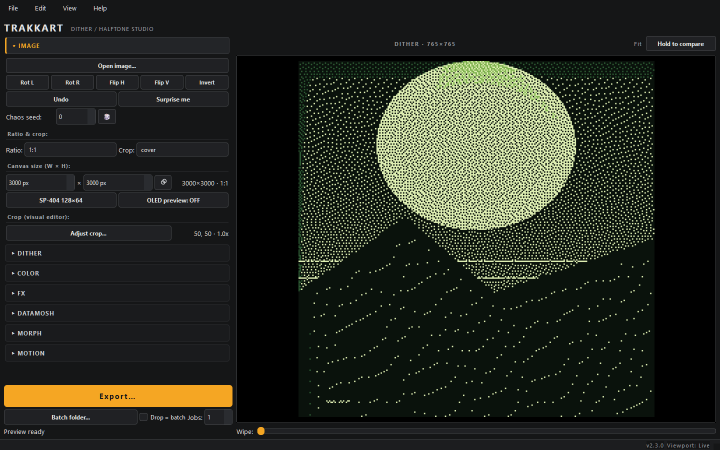
#> input picture docs/screenshots/main-window.png, 1440 x 900 px (shown at 1/2 size)
$ python make_slideshow.py
#> lines starting #> are read from the running program, lines starting #| are printed output that depends on the picture
"""Build TRAKKART promo slideshow MP4 from real screenshots + demo art."""
import os, subprocess
from PIL import Image, ImageDraw

REPO = os.path.dirname(os.path.dirname(os.path.abspath(__file__)))
OUT = os.path.join(REPO, "out", "video_promo")
os.makedirs(OUT, exist_ok=True)

W, H = 1920, 1080
def fit(img_path):
    im = Image.open(img_path).convert("RGB")
    im.thumbnail((W, H-220), Image.LANCZOS)
    return im

slides = [
    ("TRAKKART — cover-art studio offline", "docs/screenshots/main-window.png"),
    ("36 motores de dither", "docs/screenshots/dither-panel.png"),
    ("Color: paletas TRAKK + SOURCE", "out/v19_floyd.png"),
    ("FX + datamosh + particulas", "out/v19_dizzy.png"),
    ("Export bundle: PNG + GIF + MP4 + SVG", "docs/screenshots/export-dialog.png"),
    ("100% local. Sin cuentas. Sin subidas.", "out/v19_ostromoukhov.png"),
]

frames_dir = os.path.join(OUT, "frames")
os.makedirs(frames_dir, exist_ok=True)
paths = []
for i, (title, rel) in enumerate(slides):
    src = os.path.join(REPO, rel)
    canvas = Image.new("RGB", (W, H), (10, 8, 20))
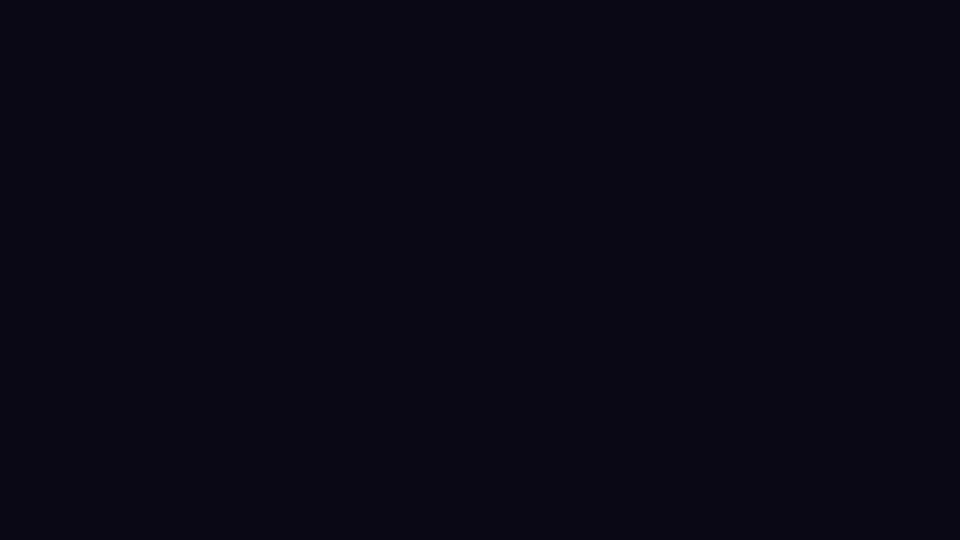
#> canvas: PIL image 1920x1080 RGB (shown at 1/2 size); mean R, G, B 10, 8, 20
    d = ImageDraw.Draw(canvas)
    d.text((80, 60), f"{i+1}/6  {title}", fill=(245, 166, 35))
    d.text((80, 990), "TRAKKART - ShardBeats TRAKK SUITE", fill=(150, 150, 150))
    if os.path.exists(src):
        im = fit(src)
#> in fit, im is the input picture: PIL image 1440x900 RGB; mean R, G, B 37.4, 40.6, 32.3
#> in fit, `im.thumbnail((W, H-220), Image.LANCZOS)`:
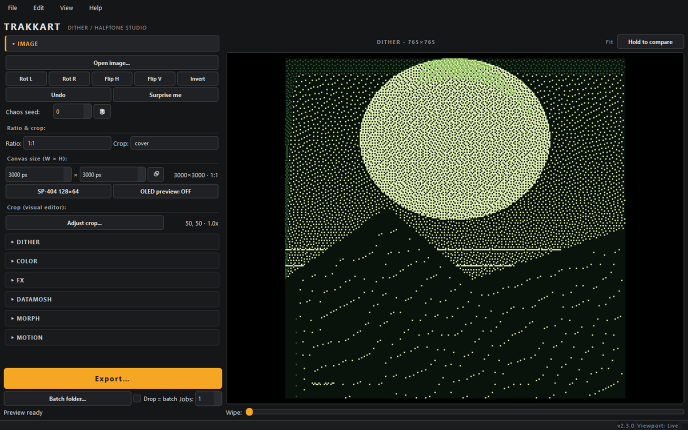
#> im: PIL image 1376x860 RGB (shown at 1/2 size); mean R, G, B 37.5, 40.6, 32.4
        canvas.paste(im, ((W-im.width)//2, (H-im.height)//2 + 20))
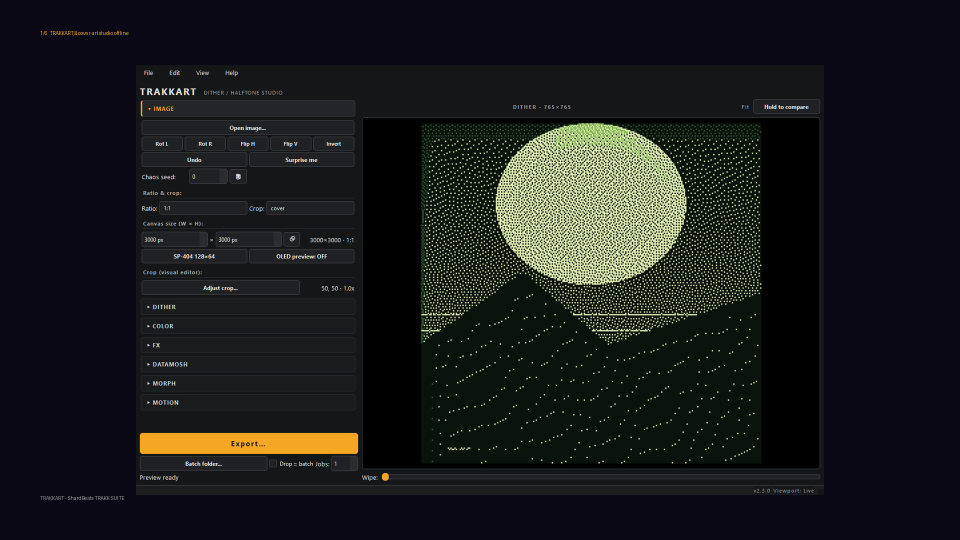
#> canvas: PIL image 1920x1080 RGB (shown at 1/2 size); mean R, G, B 25.8, 26.7, 27.1
    else:
        d.text((80, 500), f"falta {rel}", fill=(255, 80, 80))
    p = os.path.join(frames_dir, f"slide_{i:02d}.png")
    canvas.save(p)
    paths.append(p)
#> pass 2 of the loop `for i, (title, rel) in enumerate(slides):`:
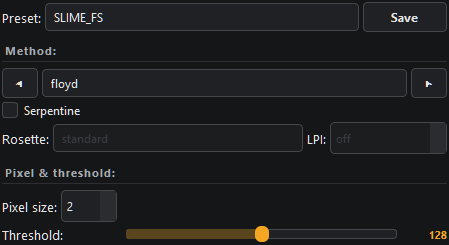
#> input picture docs/screenshots/dither-panel.png, 449 x 245 px
#> `canvas.paste(im, ((W-im.width)//2, (H-im.height)//2 + 20))`:
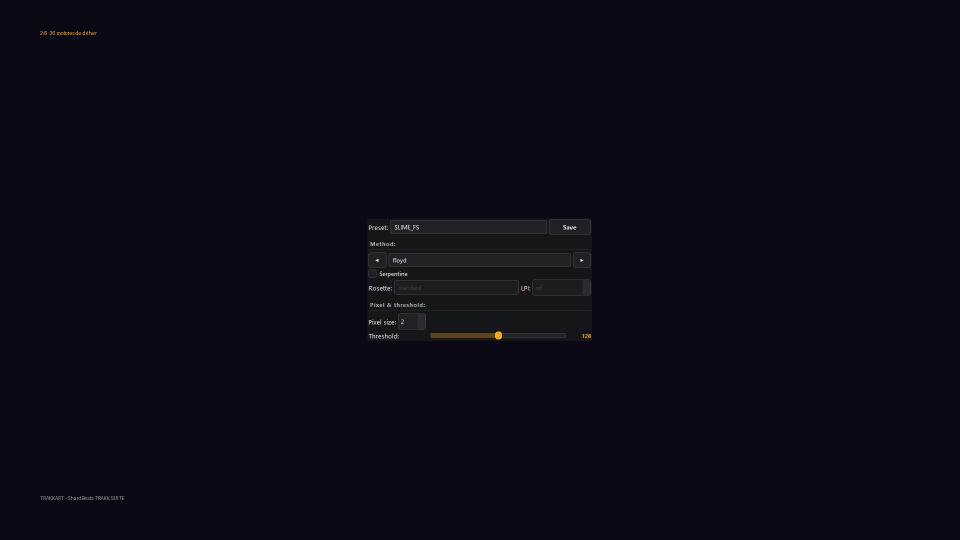
#> canvas: PIL image 1920x1080 RGB (shown at 1/2 size); mean R, G, B 11.1, 9.2, 20.6

mp4 = os.path.join(OUT, "trakkart_slideshow.mp4")
# 4s per slide = 24s total, 30fps, zoompan-free simple concat
subprocess.run(["ffmpeg", "-y", "-framerate", "1/4",
    "-i", os.path.join(frames_dir, "slide_%02d.png"),
    "-c:v", "libx264", "-r", "30", "-pix_fmt", "yuv420p", mp4],
    check=True, cwd=REPO)
#> (this line was passed over: subprocess is not available in this run)
#> (the run stopped early here; a loop or call above may not have finished)
